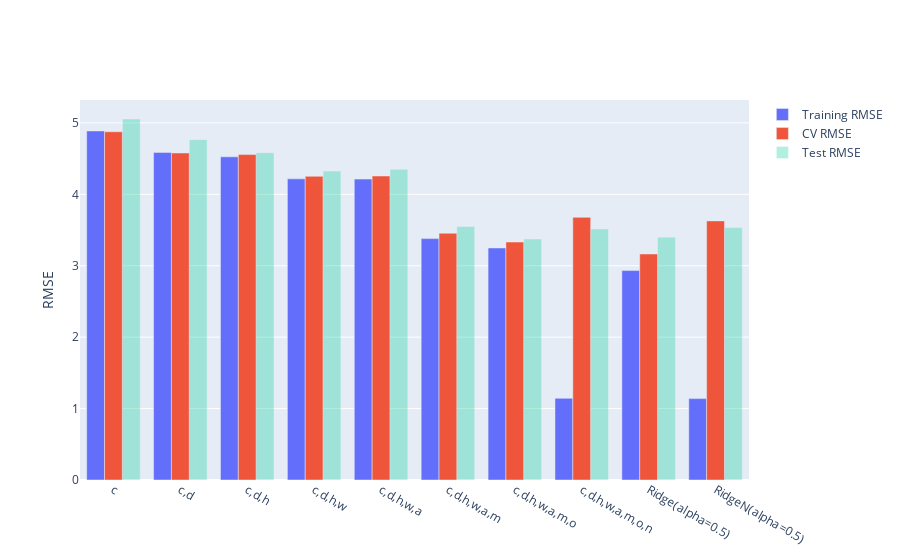

The cell this chart's notebook holds for it:
### Code cell
ridge_model.fit(tr, tr['mpg'])
models["RidgeN(alpha=0.5)"] = ridge_model
compare_models(models)

### Figure 1 — Plotly figure (JSON) as saved in the notebook; plotly's stock layout.template omitted (floating-point values rounded to 4 significant figures)
{"data": [{"name": "Training RMSE", "type": "bar", "x": ["c", "c,d", "c,d,h", "c,d,h,w", "c,d,h,w,a", "c,d,h,w,a,m", "c,d,h,w,a,m,o", "c,d,h,w,a,m,o,n", "Ridge(alpha=0.5)", "RidgeN(alpha=0.5)"], "y": [4.888, 4.588, 4.525, 4.217, 4.214, 3.38, 3.249, 1.144, 2.933, 1.14]}, {"name": "CV RMSE", "type": "bar", "x": ["c", "c,d", "c,d,h", "c,d,h,w", "c,d,h,w,a", "c,d,h,w,a,m", "c,d,h,w,a,m,o", "c,d,h,w,a,m,o,n", "Ridge(alpha=0.5)", "RidgeN(alpha=0.5)"], "y": [4.877, 4.579, 4.557, 4.253, 4.257, 3.456, 3.332, 3.678, 3.165, 3.628]}, {"name": "Test RMSE", "opacity": 0.3, "type": "bar", "x": ["c", "c,d", "c,d,h", "c,d,h,w", "c,d,h,w,a", "c,d,h,w,a,m", "c,d,h,w,a,m,o", "c,d,h,w,a,m,o,n", "Ridge(alpha=0.5)", "RidgeN(alpha=0.5)"], "y": [5.055, 4.766, 4.584, 4.326, 4.35, 3.551, 3.375, 3.516, 3.4, 3.534]}], "layout": {"autosize": true, "xaxis": {"autorange": true, "range": [-0.5, 9.5], "type": "category"}, "yaxis": {"autorange": true, "range": [0, 5.321], "title": {"text": "RMSE"}, "type": "linear"}}}
